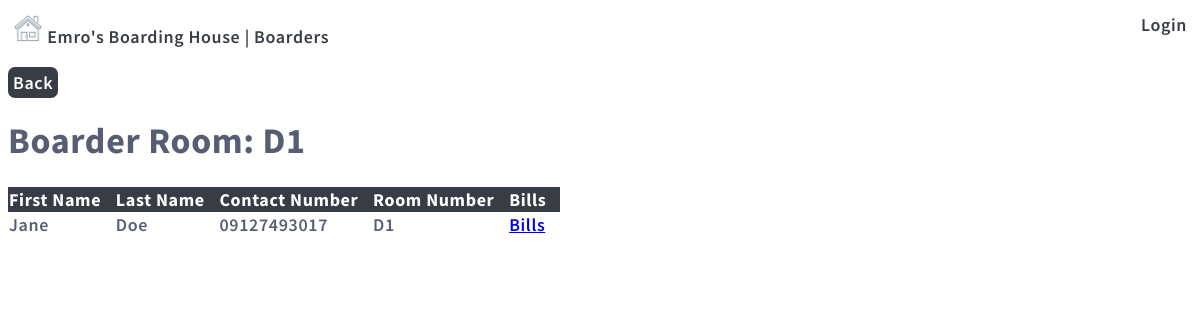
/emro_boarding_house/details/1, run on the app's committed database.
### emro_boarding_house/models.py (models this page shows, shortened)
class Boarder(models.Model):
    first_name = models.CharField(max_length=255)
    last_name = models.CharField(max_length=255)
    contact_number=models.CharField(max_length=255)
    room_number=models.CharField(max_length=255)
    user_id=models.IntegerField(null=True)

### emro_boarding_house/views.py (the view)
# urls.py: path('emro_boarding_house/details/<int:id>',views.details, name='details'),
def details (request, id):
    myboarders = Boarder.objects.get(id=id)
    template = loader.get_template('details.html')
    context = {
        'myboarders' : myboarders,
    }
    return HttpResponse(template.render(context,request))

### emro_boarding_house/templates/details.html (shortened to what this page needs)
{% extends "master.html" %}
{% block content %}
    <p><a href='/emro_boarding_house' class="btn-back">Back</a></p>
    <h1>Boarder Room: {{myboarders.room_number}}</h1>
    <table class=>
        <thead class="head">
            <tr>
                <th scope='col'>First Name&nbsp;&nbsp;&nbsp;</th>
                <th scope='col'>Last Name&nbsp;&nbsp;&nbsp;</th>
                <th scope='col'>Contact Number&nbsp;&nbsp;&nbsp;</th>
                <th scope='col'>Room Number&nbsp;&nbsp;&nbsp;</th>
                <th scope='col'>Bills&nbsp;&nbsp;&nbsp;</th>
            </tr>
        </thead>
        <tbody>
            <tr>
                <td>{{myboarders.first_name}}</td>
                <td>{{myboarders.last_name}}</td>
                <td>{{myboarders.contact_number}}</td>
                <td>{{myboarders.room_number}}</td>
                <td>
                <a href='/emro_boarding_house/bills/{{myboarders.id}}'>Bills</a>
                </td>
            </tr>
        </tbody>
    </table>
{% endblock %}

### mystaticfiles/mystyles.css (style rules this page uses)
body { margin:1; font: 600 18px 'Source Sans Pro', sans-serif; letter-spacing:0.64px; color: #585d74; }
.btn-back { background-color: #383c44; text-decoration:none; color:rgb(255, 255, 255); border:none; border-radius:7px; padding: 4px 5px; }
table { border-collapse:collapse; border-spacing: 0 10px; }
.head { background-color: #383c44; color:white; font-weight: bold; }

### data on the page
Boarder: room_number "D1", first_name "Jane", last_name "Doe", contact_number "09127493017"
